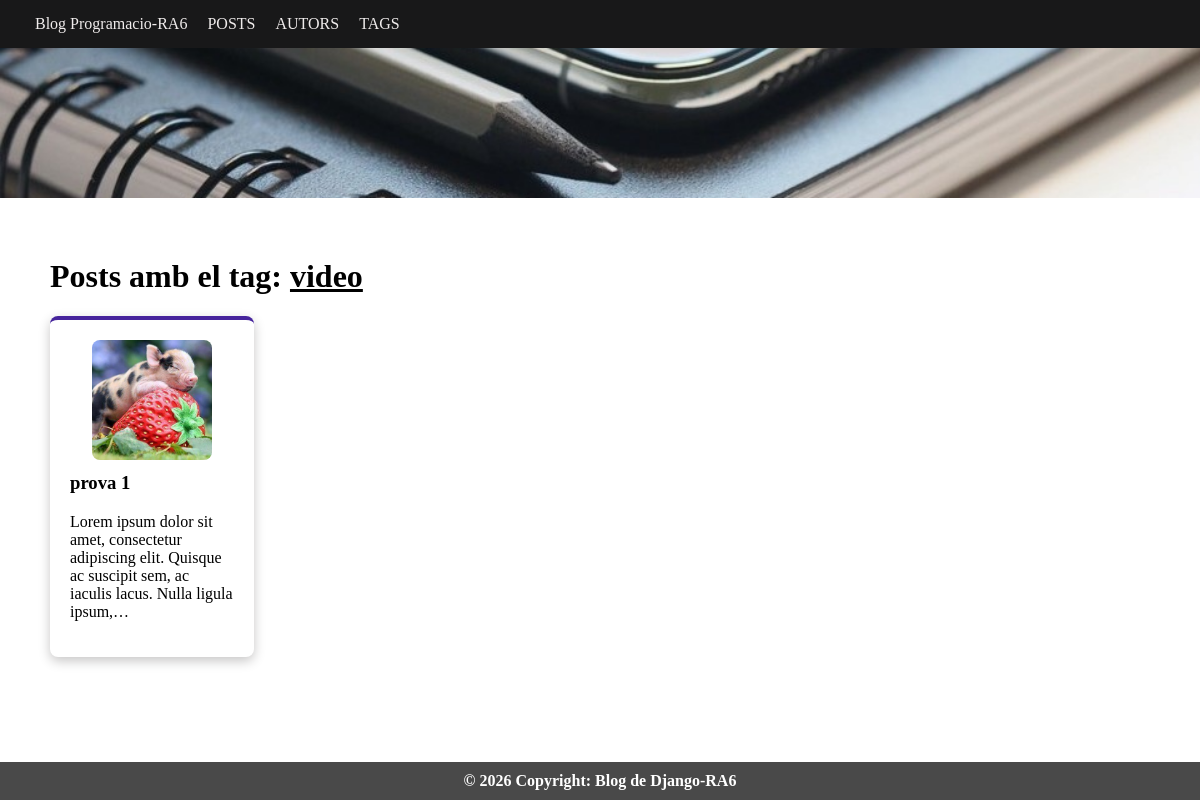
Page /tags/9/ on the committed database.
### blog/models.py (models this page shows, shortened)
class Tag(models.Model):
    nom_tag = models.CharField(max_length=20)

class Post(models.Model):
    titol = models.CharField(max_length=50, validators=[MinLengthValidator(5, message="El títol ha de tenir almenys 5 lletres.")])
    contingut = models.TextField()
    imatge = models.ImageField(upload_to='posts_images', null=True, blank=True)
    data_publicacio = models.DateTimeField(auto_now_add=True)
    autor = models.ForeignKey(Autor, on_delete=models.SET_NULL, null=True, related_name="posts")
    tags = models.ManyToManyField(Tag, related_name="posts")
    slug = models.SlugField(blank=True, null=False, db_index=True, unique=True)

### blog/views.py (the view)
# urls.py: path('tags/<int:id>/', views.tag_detail, name="tag-detail"),
def tag_detail(request, id):
    tag = get_object_or_404(Tag, id=id)
    return render(request, "blog/tag_detail.html",{
        "tag": tag
    })

### blog/templates/blog/tag_detail.html (shortened to what this page needs)
{% extends 'base.html' %}
{% block content %}
    <div class="last-posts">
        <h1>Posts amb el tag: <a href="{% url 'tags-page' %}" class="tag-return">{{tag.nom_tag}}</a></h1>
        <div class="posts-container">
            {% for post in tag.posts.all %}
                <a href="{% url 'post-detail' post.slug %}" class="post-link">
                    <div class="post-preview">
                        {% if post.imatge %}
                            <img src="{{post.imatge.url}}" alt="{{post.titol}}" class="preview-image">
                        {% endif %}
                        <h3>{{ post.titol }}</h3>
                        <p>{{ post.contingut|truncatechars:120 }}</p>
                    </div>
                </a>
            {% empty %}
                    <p>Encara no s'ha publicat cap post.</p>
            {% endfor %}
        </div>
    </div>
{% endblock %}

### blog/static/blog/css/styles.css (style rules this page uses)
body { margin: 0px; padding: 0px; display: flex; flex-direction: column; min-height: 100vh; }
.last-posts { max-width: 1100px; margin: 40px auto; padding: 0 20px; text-align: left; }
.posts-container { display: flex; flex-wrap: wrap; flex-direction: row; gap: 20px; }
.post-preview { padding: 20px; border-radius: 8px; border-top: 4px solid #46249c; box-shadow: 0 4px 12px rgb(199, 198, 198); }
.post-preview h3 { margin-top: 0; }
.preview-image { width: 120px; height: 120px; object-fit: cover; border-radius: 8px; display: block; margin: 0 auto 12px auto; }
.post-link { text-decoration: none; color: black; display: block; width: calc(20% - 16px); min-width: 190px; }
.tag-return { color: black; }

### rows in the picture
Tag: nom_tag "video"
Post: imatge (picture), titol "prova 1", contingut "Lorem ipsum dolor sit amet, consectetur adipiscing elit. Quisque ac suscipit sem, ac iaculis lacus. Nulla ligula ipsum,…"
